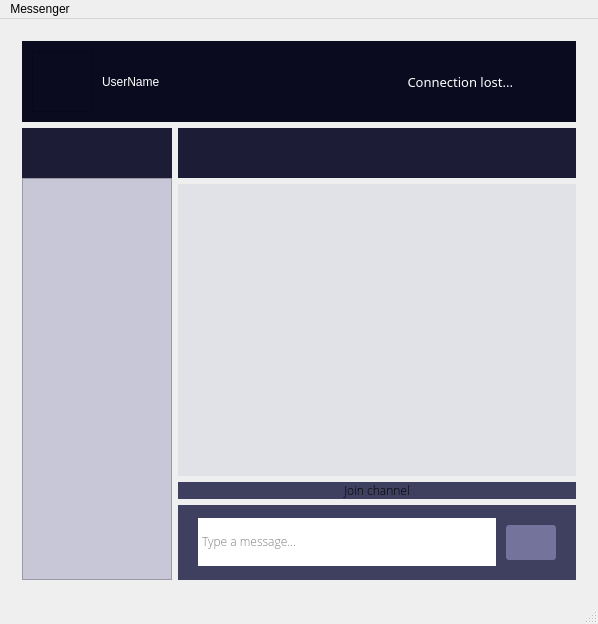
<?xml version="1.0" encoding="UTF-8"?>
<ui version="4.0">
 <class>Window</class>
 <widget class="QMainWindow" name="Window">
  <property name="enabled">
   <bool>true</bool>
  </property>
  <property name="geometry">
   <rect>
    <x>0</x>
    <y>0</y>
    <width>598</width>
    <height>624</height>
   </rect>
  </property>
  <property name="sizePolicy">
   <sizepolicy hsizetype="Preferred" vsizetype="Minimum">
    <horstretch>0</horstretch>
    <verstretch>0</verstretch>
   </sizepolicy>
  </property>
  <property name="minimumSize">
   <size>
    <width>0</width>
    <height>409</height>
   </size>
  </property>
  <property name="maximumSize">
   <size>
    <width>16777215</width>
    <height>16777215</height>
   </size>
  </property>
  <property name="windowTitle">
   <string>Messenger</string>
  </property>
  <property name="styleSheet">
   <string notr="true">QPushButton#add_button
{
        border-image: url(:/Resources/search.png);
}

QPushButton#contact_button
{
        border-image: url(:/Resources/chat.png);
}</string>
  </property>
  <widget class="QWidget" name="centralWidget">
   <property name="enabled">
    <bool>true</bool>
   </property>
   <property name="font">
    <font>
     <family>Open Sans Light</family>
    </font>
   </property>
   <property name="styleSheet">
    <string notr="true"/>
   </property>
   <layout class="QVBoxLayout" name="verticalLayout_3">
    <item>
     <widget class="QStackedWidget" name="stackedWidget">
      <property name="currentIndex">
       <number>0</number>
      </property>
      <widget class="QWidget" name="main">
       <property name="sizePolicy">
        <sizepolicy hsizetype="Preferred" vsizetype="Preferred">
         <horstretch>0</horstretch>
         <verstretch>0</verstretch>
        </sizepolicy>
       </property>
       <property name="font">
        <font>
         <family>Open Sans Light</family>
         <weight>50</weight>
         <bold>false</bold>
        </font>
       </property>
       <layout class="QVBoxLayout" name="verticalLayout_5">
        <item>
         <widget class="QFrame" name="top_frame">
          <property name="sizePolicy">
           <sizepolicy hsizetype="Preferred" vsizetype="Preferred">
            <horstretch>0</horstretch>
            <verstretch>0</verstretch>
           </sizepolicy>
          </property>
          <property name="minimumSize">
           <size>
            <width>0</width>
            <height>81</height>
           </size>
          </property>
          <property name="styleSheet">
           <string notr="true">background: #0b0b20;</string>
          </property>
          <widget class="QFrame" name="image_frame">
           <property name="geometry">
            <rect>
             <x>10</x>
             <y>10</y>
             <width>61</width>
             <height>61</height>
            </rect>
           </property>
           <property name="styleSheet">
            <string notr="true">border-image: url(:/Resources/profile.png);</string>
           </property>
           <property name="frameShape">
            <enum>QFrame::StyledPanel</enum>
           </property>
           <property name="frameShadow">
            <enum>QFrame::Raised</enum>
           </property>
          </widget>
          <widget class="QLabel" name="username_label">
           <property name="geometry">
            <rect>
             <x>80</x>
             <y>20</y>
             <width>111</width>
             <height>41</height>
            </rect>
           </property>
           <property name="styleSheet">
            <string notr="true">font: 13pt &quot;Open Sans Light&quot;;
color: white;</string>
           </property>
           <property name="text">
            <string>UserName</string>
           </property>
          </widget>
          <widget class="QLabel" name="status_label">
           <property name="geometry">
            <rect>
             <x>480</x>
             <y>0</y>
             <width>81</width>
             <height>81</height>
            </rect>
           </property>
           <property name="text">
            <string/>
           </property>
           <property name="alignment">
            <set>Qt::AlignRight|Qt::AlignTrailing|Qt::AlignVCenter</set>
           </property>
          </widget>
          <widget class="QLabel" name="status_text_label">
           <property name="geometry">
            <rect>
             <x>350</x>
             <y>0</y>
             <width>141</width>
             <height>81</height>
            </rect>
           </property>
           <property name="styleSheet">
            <string notr="true">color: white;
font: 10pt Open Sans Light;</string>
           </property>
           <property name="text">
            <string>Connection lost...</string>
           </property>
           <property name="alignment">
            <set>Qt::AlignRight|Qt::AlignTrailing|Qt::AlignVCenter</set>
           </property>
          </widget>
         </widget>
        </item>
        <item>
         <layout class="QHBoxLayout" name="horizontalLayout">
          <item>
           <widget class="QWidget" name="widget" native="true">
            <property name="minimumSize">
             <size>
              <width>0</width>
              <height>0</height>
             </size>
            </property>
            <property name="maximumSize">
             <size>
              <width>150</width>
              <height>16777215</height>
             </size>
            </property>
            <layout class="QVBoxLayout" name="verticalLayout_9">
             <property name="spacing">
              <number>0</number>
             </property>
             <property name="leftMargin">
              <number>0</number>
             </property>
             <property name="topMargin">
              <number>0</number>
             </property>
             <property name="rightMargin">
              <number>0</number>
             </property>
             <property name="bottomMargin">
              <number>0</number>
             </property>
             <item>
              <layout class="QHBoxLayout" name="horizontalLayout_6">
               <property name="spacing">
                <number>0</number>
               </property>
               <property name="leftMargin">
                <number>0</number>
               </property>
               <property name="topMargin">
                <number>0</number>
               </property>
               <property name="rightMargin">
                <number>0</number>
               </property>
               <property name="bottomMargin">
                <number>0</number>
               </property>
               <item>
                <widget class="QPushButton" name="contact_button">
                 <property name="styleSheet">
                  <string notr="true"> QPushButton:enabled
{
                background: #1c1c37;
                min-width: 40px;
                min-height:40px;
                border-radius: 0px;
                padding: 5px;
                outline: 0px;
}

QPushButton:hover
{
                background: #3D3D5A;
}

QPushButton:pressed
{
           background: #585879;
}</string>
                 </property>
                 <property name="text">
                  <string/>
                 </property>
                </widget>
               </item>
               <item>
                <widget class="QPushButton" name="add_button">
                 <property name="styleSheet">
                  <string notr="true">QPushButton:enabled
{
                background: #1c1c37;
                min-width: 40px;
                min-height:40px;
                border-radius: 0px;
                padding: 5px;
                outline: 0px;
}

QPushButton:hover
{
                background: #3D3D5A;
}

QPushButton:pressed
{
           background: #585879;
}</string>
                 </property>
                 <property name="text">
                  <string/>
                 </property>
                </widget>
               </item>
              </layout>
             </item>
             <item>
              <widget class="QStackedWidget" name="contact_widget">
               <property name="minimumSize">
                <size>
                 <width>150</width>
                 <height>0</height>
                </size>
               </property>
               <property name="maximumSize">
                <size>
                 <width>150</width>
                 <height>16777215</height>
                </size>
               </property>
               <property name="styleSheet">
                <string notr="true">background: #C7C7D8;</string>
               </property>
               <property name="currentIndex">
                <number>0</number>
               </property>
               <widget class="QWidget" name="view_page">
                <layout class="QVBoxLayout" name="verticalLayout_12">
                 <property name="spacing">
                  <number>0</number>
                 </property>
                 <property name="leftMargin">
                  <number>0</number>
                 </property>
                 <property name="topMargin">
                  <number>0</number>
                 </property>
                 <property name="rightMargin">
                  <number>0</number>
                 </property>
                 <property name="bottomMargin">
                  <number>0</number>
                 </property>
                 <item>
                  <widget class="QListWidget" name="channels"/>
                 </item>
                </layout>
               </widget>
               <widget class="QWidget" name="add_page">
                <layout class="QVBoxLayout" name="verticalLayout_17">
                 <property name="spacing">
                  <number>0</number>
                 </property>
                 <property name="leftMargin">
                  <number>0</number>
                 </property>
                 <property name="topMargin">
                  <number>0</number>
                 </property>
                 <property name="rightMargin">
                  <number>0</number>
                 </property>
                 <property name="bottomMargin">
                  <number>0</number>
                 </property>
                 <item>
                  <widget class="QLineEdit" name="add_line">
                   <property name="styleSheet">
                    <string notr="true">QLineEdit
{
        min-height: 20px;
        background: white;
        font: 10pt &quot;Open Sans&quot;;
        border: 0px;
}

QLineEdit:focus
{
        border:0px;
}
</string>
                   </property>
                   <property name="maxLength">
                    <number>20</number>
                   </property>
                   <property name="placeholderText">
                    <string>Search...</string>
                   </property>
                  </widget>
                 </item>
                 <item>
                  <widget class="QScrollArea" name="channelsArea">
                   <property name="frameShape">
                    <enum>QFrame::NoFrame</enum>
                   </property>
                   <property name="widgetResizable">
                    <bool>true</bool>
                   </property>
                   <widget class="QWidget" name="channelsAreaContent">
                    <property name="geometry">
                     <rect>
                      <x>0</x>
                      <y>0</y>
                      <width>150</width>
                      <height>381</height>
                     </rect>
                    </property>
                    <layout class="QVBoxLayout" name="verticalLayout_19">
                     <property name="spacing">
                      <number>0</number>
                     </property>
                     <property name="leftMargin">
                      <number>0</number>
                     </property>
                     <property name="topMargin">
                      <number>0</number>
                     </property>
                     <property name="rightMargin">
                      <number>0</number>
                     </property>
                     <property name="bottomMargin">
                      <number>0</number>
                     </property>
                     <item>
                      <layout class="QVBoxLayout" name="add_layout">
                       <property name="spacing">
                        <number>6</number>
                       </property>
                       <property name="leftMargin">
                        <number>0</number>
                       </property>
                       <property name="rightMargin">
                        <number>0</number>
                       </property>
                      </layout>
                     </item>
                    </layout>
                   </widget>
                  </widget>
                 </item>
                </layout>
               </widget>
              </widget>
             </item>
            </layout>
           </widget>
          </item>
          <item>
           <layout class="QVBoxLayout" name="verticalLayout_2">
            <item>
             <widget class="QWidget" name="contact_frame" native="true">
              <property name="minimumSize">
               <size>
                <width>0</width>
                <height>50</height>
               </size>
              </property>
              <property name="maximumSize">
               <size>
                <width>16777215</width>
                <height>50</height>
               </size>
              </property>
              <property name="styleSheet">
               <string notr="true">background: #1c1c37;</string>
              </property>
              <layout class="QVBoxLayout" name="verticalLayout_22">
               <property name="spacing">
                <number>0</number>
               </property>
               <property name="leftMargin">
                <number>0</number>
               </property>
               <property name="topMargin">
                <number>0</number>
               </property>
               <property name="rightMargin">
                <number>0</number>
               </property>
               <property name="bottomMargin">
                <number>0</number>
               </property>
               <item>
                <layout class="QVBoxLayout" name="verticalLayout_18">
                 <property name="spacing">
                  <number>0</number>
                 </property>
                 <item>
                  <widget class="QLabel" name="contact_label_2">
                   <property name="styleSheet">
                    <string notr="true">font: 12pt; color: white;</string>
                   </property>
                   <property name="text">
                    <string/>
                   </property>
                   <property name="alignment">
                    <set>Qt::AlignBottom|Qt::AlignHCenter</set>
                   </property>
                  </widget>
                 </item>
                 <item>
                  <widget class="QLabel" name="contact_status_2">
                   <property name="styleSheet">
                    <string notr="true">color: white; 
font: 8pt;</string>
                   </property>
                   <property name="text">
                    <string/>
                   </property>
                   <property name="alignment">
                    <set>Qt::AlignHCenter|Qt::AlignTop</set>
                   </property>
                  </widget>
                 </item>
                </layout>
               </item>
              </layout>
             </widget>
            </item>
            <item>
             <widget class="QScrollArea" name="scrollArea">
              <property name="styleSheet">
               <string notr="true">background: #E1E1E8;</string>
              </property>
              <property name="frameShape">
               <enum>QFrame::NoFrame</enum>
              </property>
              <property name="verticalScrollBarPolicy">
               <enum>Qt::ScrollBarAlwaysOff</enum>
              </property>
              <property name="horizontalScrollBarPolicy">
               <enum>Qt::ScrollBarAlwaysOff</enum>
              </property>
              <property name="widgetResizable">
               <bool>true</bool>
              </property>
              <property name="alignment">
               <set>Qt::AlignCenter</set>
              </property>
              <widget class="QWidget" name="scrollAreaWidgetContents_4">
               <property name="geometry">
                <rect>
                 <x>0</x>
                 <y>0</y>
                 <width>414</width>
                 <height>278</height>
                </rect>
               </property>
               <property name="maximumSize">
                <size>
                 <width>600</width>
                 <height>16777215</height>
                </size>
               </property>
               <layout class="QVBoxLayout" name="verticalLayout_16">
                <property name="spacing">
                 <number>0</number>
                </property>
                <property name="leftMargin">
                 <number>0</number>
                </property>
                <property name="topMargin">
                 <number>0</number>
                </property>
                <property name="rightMargin">
                 <number>0</number>
                </property>
                <property name="bottomMargin">
                 <number>0</number>
                </property>
                <item>
                 <layout class="QVBoxLayout" name="output">
                  <property name="spacing">
                   <number>10</number>
                  </property>
                  <property name="leftMargin">
                   <number>10</number>
                  </property>
                  <property name="topMargin">
                   <number>20</number>
                  </property>
                  <property name="rightMargin">
                   <number>10</number>
                  </property>
                  <property name="bottomMargin">
                   <number>20</number>
                  </property>
                 </layout>
                </item>
               </layout>
              </widget>
             </widget>
            </item>
            <item>
             <widget class="QPushButton" name="join_channel_button">
              <property name="autoFillBackground">
               <bool>false</bool>
              </property>
              <property name="styleSheet">
               <string notr="true">background-color: #3f3f60;
border: none;
font: 14pt &quot;Open Sans&quot;;</string>
              </property>
              <property name="text">
               <string>Join channel</string>
              </property>
             </widget>
            </item>
            <item>
             <widget class="QWidget" name="input_frame" native="true">
              <property name="sizePolicy">
               <sizepolicy hsizetype="Preferred" vsizetype="Fixed">
                <horstretch>0</horstretch>
                <verstretch>0</verstretch>
               </sizepolicy>
              </property>
              <property name="minimumSize">
               <size>
                <width>0</width>
                <height>75</height>
               </size>
              </property>
              <property name="maximumSize">
               <size>
                <width>16777215</width>
                <height>75</height>
               </size>
              </property>
              <property name="styleSheet">
               <string notr="true">background: #3f3f60;</string>
              </property>
              <layout class="QHBoxLayout" name="horizontalLayout_4">
               <property name="spacing">
                <number>10</number>
               </property>
               <property name="leftMargin">
                <number>20</number>
               </property>
               <property name="topMargin">
                <number>10</number>
               </property>
               <property name="rightMargin">
                <number>20</number>
               </property>
               <property name="bottomMargin">
                <number>10</number>
               </property>
               <item>
                <widget class="QWidget" name="horizontalWidget" native="true">
                 <property name="maximumSize">
                  <size>
                   <width>700</width>
                   <height>16777215</height>
                  </size>
                 </property>
                 <layout class="QHBoxLayout" name="horizontalLayout_12">
                  <property name="spacing">
                   <number>10</number>
                  </property>
                  <property name="leftMargin">
                   <number>0</number>
                  </property>
                  <property name="topMargin">
                   <number>0</number>
                  </property>
                  <property name="rightMargin">
                   <number>0</number>
                  </property>
                  <property name="bottomMargin">
                   <number>0</number>
                  </property>
                  <item>
                   <widget class="QWidget" name="input_frame_box" native="true">
                    <property name="minimumSize">
                     <size>
                      <width>0</width>
                      <height>48</height>
                     </size>
                    </property>
                    <property name="maximumSize">
                     <size>
                      <width>16777215</width>
                      <height>48</height>
                     </size>
                    </property>
                    <property name="styleSheet">
                     <string notr="true">background: white;</string>
                    </property>
                    <property name="inputMethodHints">
                     <set>Qt::ImhMultiLine</set>
                    </property>
                    <layout class="QHBoxLayout" name="horizontalLayout_3">
                     <property name="spacing">
                      <number>0</number>
                     </property>
                     <property name="leftMargin">
                      <number>0</number>
                     </property>
                     <property name="topMargin">
                      <number>11</number>
                     </property>
                     <property name="rightMargin">
                      <number>0</number>
                     </property>
                     <property name="bottomMargin">
                      <number>0</number>
                     </property>
                     <item>
                      <widget class="QPlainTextEdit" name="input">
                       <property name="sizePolicy">
                        <sizepolicy hsizetype="Expanding" vsizetype="Fixed">
                         <horstretch>0</horstretch>
                         <verstretch>0</verstretch>
                        </sizepolicy>
                       </property>
                       <property name="minimumSize">
                        <size>
                         <width>0</width>
                         <height>48</height>
                        </size>
                       </property>
                       <property name="maximumSize">
                        <size>
                         <width>16777215</width>
                         <height>48</height>
                        </size>
                       </property>
                       <property name="styleSheet">
                        <string notr="true">font: 10pt &quot;Open Sans&quot;;</string>
                       </property>
                       <property name="frameShape">
                        <enum>QFrame::NoFrame</enum>
                       </property>
                       <property name="verticalScrollBarPolicy">
                        <enum>Qt::ScrollBarAlwaysOff</enum>
                       </property>
                       <property name="horizontalScrollBarPolicy">
                        <enum>Qt::ScrollBarAlwaysOff</enum>
                       </property>
                       <property name="placeholderText">
                        <string>Type a message...</string>
                       </property>
                      </widget>
                     </item>
                    </layout>
                   </widget>
                  </item>
                  <item>
                   <widget class="QPushButton" name="send_button">
                    <property name="enabled">
                     <bool>true</bool>
                    </property>
                    <property name="maximumSize">
                     <size>
                      <width>50</width>
                      <height>35</height>
                     </size>
                    </property>
                    <property name="styleSheet">
                     <string notr="true"> QPushButton:enabled
{
                border-image: url(:/Resources/send.png);
                background:  #73739b;
                border-radius: 3px;
                min-width: 40px;
                min-height:25px;
                padding: 5px;
                outline: 0px;
}

 QPushButton:disabled
{
                border-image: url(:/Resources/send_disabled.png);
                background:  #73739b;
                border-radius: 3px;
                min-width: 40px;
                min-height:25px;
                padding: 5px;
}

QPushButton:hover
{
                background: #7a7aa1;
}

QPushButton:pressed
 {
        background: #8f8fb3;
}</string>
                    </property>
                   </widget>
                  </item>
                 </layout>
                </widget>
               </item>
              </layout>
             </widget>
            </item>
           </layout>
          </item>
         </layout>
        </item>
       </layout>
      </widget>
      <widget class="QWidget" name="login">
       <property name="minimumSize">
        <size>
         <width>450</width>
         <height>350</height>
        </size>
       </property>
       <property name="layoutDirection">
        <enum>Qt::LeftToRight</enum>
       </property>
       <property name="styleSheet">
        <string notr="true"/>
       </property>
       <layout class="QVBoxLayout" name="verticalLayout_15">
        <property name="spacing">
         <number>0</number>
        </property>
        <property name="leftMargin">
         <number>0</number>
        </property>
        <property name="topMargin">
         <number>0</number>
        </property>
        <property name="rightMargin">
         <number>0</number>
        </property>
        <property name="bottomMargin">
         <number>0</number>
        </property>
        <item>
         <widget class="QWidget" name="widget_1" native="true">
          <property name="styleSheet">
           <string notr="true">background: #E1E1E8;</string>
          </property>
          <layout class="QVBoxLayout" name="verticalLayout_4" stretch="10,10,0,0">
           <property name="spacing">
            <number>6</number>
           </property>
           <property name="leftMargin">
            <number>0</number>
           </property>
           <property name="topMargin">
            <number>0</number>
           </property>
           <property name="rightMargin">
            <number>0</number>
           </property>
           <property name="bottomMargin">
            <number>0</number>
           </property>
           <item>
            <widget class="QFrame" name="top_frame_2">
             <property name="sizePolicy">
              <sizepolicy hsizetype="Preferred" vsizetype="Preferred">
               <horstretch>0</horstretch>
               <verstretch>0</verstretch>
              </sizepolicy>
             </property>
             <property name="minimumSize">
              <size>
               <width>0</width>
               <height>81</height>
              </size>
             </property>
             <property name="maximumSize">
              <size>
               <width>16777215</width>
               <height>81</height>
              </size>
             </property>
             <property name="accessibleName">
              <string/>
             </property>
             <property name="styleSheet">
              <string notr="true">background: #0b0b20;</string>
             </property>
             <widget class="QLabel" name="login_status_label">
              <property name="geometry">
               <rect>
                <x>0</x>
                <y>0</y>
                <width>831</width>
                <height>81</height>
               </rect>
              </property>
              <property name="styleSheet">
               <string notr="true">QLabel { color : white; }</string>
              </property>
              <property name="text">
               <string/>
              </property>
              <property name="alignment">
               <set>Qt::AlignCenter</set>
              </property>
             </widget>
            </widget>
           </item>
           <item>
            <layout class="QVBoxLayout" name="verticalLayout_14">
             <property name="spacing">
              <number>6</number>
             </property>
             <property name="leftMargin">
              <number>130</number>
             </property>
             <property name="topMargin">
              <number>10</number>
             </property>
             <property name="rightMargin">
              <number>130</number>
             </property>
             <property name="bottomMargin">
              <number>0</number>
             </property>
             <item>
              <spacer name="verticalSpacer">
               <property name="orientation">
                <enum>Qt::Vertical</enum>
               </property>
               <property name="sizeType">
                <enum>QSizePolicy::Expanding</enum>
               </property>
               <property name="sizeHint" stdset="0">
                <size>
                 <width>20</width>
                 <height>40</height>
                </size>
               </property>
              </spacer>
             </item>
             <item>
              <widget class="QLabel" name="label_2">
               <property name="styleSheet">
                <string notr="true">QLabel
{
        font: 13pt &quot;Open Sans Light&quot;
}</string>
               </property>
               <property name="text">
                <string>Username:</string>
               </property>
               <property name="alignment">
                <set>Qt::AlignLeading|Qt::AlignLeft|Qt::AlignVCenter</set>
               </property>
               <property name="margin">
                <number>0</number>
               </property>
               <property name="indent">
                <number>0</number>
               </property>
              </widget>
             </item>
             <item>
              <widget class="QLineEdit" name="login_username">
               <property name="styleSheet">
                <string notr="true">QLineEdit
{
        font: 11pt &quot;Open Sans&quot;;
        border:1px solid  grey ;
        min-height: 33px;
        background: white;
}

QLineEdit:focus
{
        border:1px solid  #161626 ;
} </string>
               </property>
               <property name="maxLength">
                <number>20</number>
               </property>
              </widget>
             </item>
             <item>
              <widget class="QLabel" name="label_6">
               <property name="styleSheet">
                <string notr="true">QLabel
{
        font: 13pt &quot;Open Sans Light&quot;
}</string>
               </property>
               <property name="text">
                <string>Password:</string>
               </property>
               <property name="alignment">
                <set>Qt::AlignLeading|Qt::AlignLeft|Qt::AlignVCenter</set>
               </property>
               <property name="indent">
                <number>0</number>
               </property>
              </widget>
             </item>
             <item>
              <widget class="QLineEdit" name="login_password">
               <property name="styleSheet">
                <string notr="true">QLineEdit
{
        font: 11pt &quot;Open Sans&quot;;
        border:1px solid  grey ;
        min-height: 33px;
        background: white;
}

QLineEdit:focus
{
        border:1px solid  #161626 ;
} </string>
               </property>
               <property name="inputMethodHints">
                <set>Qt::ImhHiddenText|Qt::ImhNoAutoUppercase|Qt::ImhNoPredictiveText|Qt::ImhSensitiveData</set>
               </property>
               <property name="maxLength">
                <number>30</number>
               </property>
               <property name="echoMode">
                <enum>QLineEdit::Password</enum>
               </property>
              </widget>
             </item>
             <item>
              <layout class="QHBoxLayout" name="horizontalLayout_5">
               <property name="bottomMargin">
                <number>5</number>
               </property>
               <item>
                <widget class="QPushButton" name="login_button">
                 <property name="styleSheet">
                  <string notr="true">QPushButton:enabled
{
                font: 13pt &quot;Open Sans Semibold&quot;;
                background:  #73739b;
                border-radius: 3px;
                min-height:25px;
                padding: 5px;
                outline: 0;
            color: white;
}

QPushButton:hover
{
                background: #7a7aa1;
}

QPushButton:pressed
 {
        background: #8f8fb3;
}</string>
                 </property>
                 <property name="text">
                  <string>Log in</string>
                 </property>
                </widget>
               </item>
               <item>
                <widget class="QPushButton" name="login_signup">
                 <property name="styleSheet">
                  <string notr="true">QPushButton:enabled
{
                font: 13pt &quot;Open Sans Semibold&quot;;
                background:  #73739b;
                border-radius: 3px;
                min-height:25px;
                padding: 5px;
                outline: 0;
                color: white;
}

QPushButton:hover
{
                background: #7a7aa1;
}

QPushButton:pressed
 {
        background: #8f8fb3;
}</string>
                 </property>
                 <property name="text">
                  <string>Sign up</string>
                 </property>
                </widget>
               </item>
              </layout>
             </item>
            </layout>
           </item>
           <item>
            <widget class="QLabel" name="login_error">
             <property name="sizePolicy">
              <sizepolicy hsizetype="Preferred" vsizetype="Fixed">
               <horstretch>0</horstretch>
               <verstretch>0</verstretch>
              </sizepolicy>
             </property>
             <property name="styleSheet">
              <string notr="true">font: 10pt &quot;Open Sans Light&quot;;</string>
             </property>
             <property name="text">
              <string/>
             </property>
             <property name="alignment">
              <set>Qt::AlignCenter</set>
             </property>
            </widget>
           </item>
           <item>
            <spacer name="verticalSpacer_3">
             <property name="orientation">
              <enum>Qt::Vertical</enum>
             </property>
             <property name="sizeHint" stdset="0">
              <size>
               <width>20</width>
               <height>45</height>
              </size>
             </property>
            </spacer>
           </item>
          </layout>
         </widget>
        </item>
       </layout>
      </widget>
      <widget class="QWidget" name="signup">
       <layout class="QVBoxLayout" name="verticalLayout_6">
        <property name="leftMargin">
         <number>0</number>
        </property>
        <property name="topMargin">
         <number>0</number>
        </property>
        <property name="rightMargin">
         <number>0</number>
        </property>
        <property name="bottomMargin">
         <number>0</number>
        </property>
        <item>
         <widget class="QWidget" name="widget_2" native="true">
          <property name="styleSheet">
           <string notr="true">background: #E1E1E8;</string>
          </property>
          <layout class="QVBoxLayout" name="verticalLayout">
           <property name="spacing">
            <number>6</number>
           </property>
           <property name="leftMargin">
            <number>0</number>
           </property>
           <property name="topMargin">
            <number>0</number>
           </property>
           <property name="rightMargin">
            <number>0</number>
           </property>
           <property name="bottomMargin">
            <number>6</number>
           </property>
           <item>
            <widget class="QFrame" name="top_frame_3">
             <property name="minimumSize">
              <size>
               <width>0</width>
               <height>81</height>
              </size>
             </property>
             <property name="maximumSize">
              <size>
               <width>16777215</width>
               <height>81</height>
              </size>
             </property>
             <property name="styleSheet">
              <string notr="true">background: #0b0b20;</string>
             </property>
             <property name="frameShape">
              <enum>QFrame::StyledPanel</enum>
             </property>
             <property name="frameShadow">
              <enum>QFrame::Raised</enum>
             </property>
             <widget class="QLabel" name="signup_status_label">
              <property name="geometry">
               <rect>
                <x>0</x>
                <y>0</y>
                <width>831</width>
                <height>81</height>
               </rect>
              </property>
              <property name="styleSheet">
               <string notr="true">QLabel { color : white; }</string>
              </property>
              <property name="text">
               <string/>
              </property>
              <property name="alignment">
               <set>Qt::AlignCenter</set>
              </property>
             </widget>
            </widget>
           </item>
           <item>
            <layout class="QVBoxLayout" name="verticalLayout_11">
             <property name="leftMargin">
              <number>130</number>
             </property>
             <property name="topMargin">
              <number>34</number>
             </property>
             <property name="rightMargin">
              <number>130</number>
             </property>
             <item>
              <widget class="QLabel" name="label_3">
               <property name="styleSheet">
                <string notr="true">QLabel
{
        font: 13pt &quot;Open Sans Light&quot;
}</string>
               </property>
               <property name="text">
                <string>Username:</string>
               </property>
              </widget>
             </item>
             <item>
              <widget class="QLineEdit" name="signup_username">
               <property name="styleSheet">
                <string notr="true">QLineEdit
{
        font: 11pt &quot;Open Sans&quot;;
        border:1px solid  grey ;
        min-height: 33px;
        background: white;
}

QLineEdit:focus
{
        border:1px solid  #161626 ;
} </string>
               </property>
               <property name="maxLength">
                <number>20</number>
               </property>
              </widget>
             </item>
             <item>
              <widget class="QLabel" name="label">
               <property name="styleSheet">
                <string notr="true">QLabel
{
        font: 13pt &quot;Open Sans Light&quot;
}</string>
               </property>
               <property name="text">
                <string>Name</string>
               </property>
              </widget>
             </item>
             <item>
              <widget class="QLineEdit" name="signup_name">
               <property name="styleSheet">
                <string notr="true">QLineEdit
{
        font: 11pt &quot;Open Sans&quot;;
        border:1px solid  grey ;
        min-height: 33px;
        background: white;
}

QLineEdit:focus
{
        border:1px solid  #161626 ;
} </string>
               </property>
              </widget>
             </item>
             <item>
              <widget class="QLabel" name="label_7">
               <property name="styleSheet">
                <string notr="true">QLabel
{
        font: 13pt &quot;Open Sans Light&quot;
}</string>
               </property>
               <property name="text">
                <string>Surname</string>
               </property>
              </widget>
             </item>
             <item>
              <widget class="QLineEdit" name="signup_surname">
               <property name="styleSheet">
                <string notr="true">QLineEdit
{
        font: 11pt &quot;Open Sans&quot;;
        border:1px solid  grey ;
        min-height: 33px;
        background: white;
}

QLineEdit:focus
{
        border:1px solid  #161626 ;
} </string>
               </property>
              </widget>
             </item>
             <item>
              <widget class="QLabel" name="label_4">
               <property name="styleSheet">
                <string notr="true">QLabel
{
        font: 13pt &quot;Open Sans Light&quot;
}</string>
               </property>
               <property name="text">
                <string>Password:</string>
               </property>
              </widget>
             </item>
             <item>
              <widget class="QLineEdit" name="signup_password">
               <property name="styleSheet">
                <string notr="true">QLineEdit
{
        font: 11pt &quot;Open Sans&quot;;
        border:1px solid  grey ;
        min-height: 33px;
        background: white;
}

QLineEdit:focus
{
        border:1px solid  #161626 ;
} </string>
               </property>
               <property name="inputMethodHints">
                <set>Qt::ImhHiddenText|Qt::ImhNoAutoUppercase|Qt::ImhNoPredictiveText|Qt::ImhSensitiveData</set>
               </property>
               <property name="maxLength">
                <number>30</number>
               </property>
               <property name="echoMode">
                <enum>QLineEdit::Password</enum>
               </property>
              </widget>
             </item>
             <item>
              <widget class="QLabel" name="label_5">
               <property name="styleSheet">
                <string notr="true">QLabel
{
        font: 13pt &quot;Open Sans Light&quot;
}</string>
               </property>
               <property name="text">
                <string>Confirm password:</string>
               </property>
              </widget>
             </item>
             <item>
              <widget class="QLineEdit" name="signup_confirm">
               <property name="styleSheet">
                <string notr="true">QLineEdit
{
        font: 11pt &quot;Open Sans&quot;;
        border:1px solid  grey ;
        min-height: 33px;
        background: white;
}

QLineEdit:focus
{
        border:1px solid  #161626 ;
} </string>
               </property>
               <property name="inputMethodHints">
                <set>Qt::ImhHiddenText|Qt::ImhNoAutoUppercase|Qt::ImhNoPredictiveText|Qt::ImhSensitiveData</set>
               </property>
               <property name="maxLength">
                <number>30</number>
               </property>
               <property name="echoMode">
                <enum>QLineEdit::Password</enum>
               </property>
              </widget>
             </item>
             <item>
              <layout class="QHBoxLayout" name="horizontalLayout_2">
               <item>
                <widget class="QPushButton" name="signup_button">
                 <property name="styleSheet">
                  <string notr="true">QPushButton:enabled
{
                font: 13pt &quot;Open Sans Semibold&quot;;
                background:  #73739b;
                border-radius: 3px;
                min-height:25px;
                padding: 5px;
            outline: 0;
                color: white;
}

QPushButton:hover
{
                background: #7a7aa1;
}

QPushButton:pressed
 {
        background: #8f8fb3;
}</string>
                 </property>
                 <property name="text">
                  <string>Sign up</string>
                 </property>
                </widget>
               </item>
               <item>
                <widget class="QPushButton" name="signup_login">
                 <property name="styleSheet">
                  <string notr="true">QPushButton:enabled
{
                font: 13pt &quot;Open Sans Semibold&quot;;
                background:  #73739b;
                border-radius: 3px;
                min-height:25px;
                padding: 5px;
                outline: 0;
                color: white;
}

QPushButton:hover
{
                background: #7a7aa1;
}

QPushButton:pressed
 {
        background: #8f8fb3;
}</string>
                 </property>
                 <property name="text">
                  <string>Back</string>
                 </property>
                </widget>
               </item>
              </layout>
             </item>
            </layout>
           </item>
           <item>
            <widget class="QLabel" name="signup_error">
             <property name="styleSheet">
              <string notr="true">font: 10pt &quot;Open Sans Light&quot;;</string>
             </property>
             <property name="text">
              <string/>
             </property>
             <property name="alignment">
              <set>Qt::AlignCenter</set>
             </property>
            </widget>
           </item>
          </layout>
         </widget>
        </item>
       </layout>
      </widget>
     </widget>
    </item>
   </layout>
  </widget>
  <widget class="QStatusBar" name="statusBar"/>
  <widget class="QMenuBar" name="menuBar">
   <property name="geometry">
    <rect>
     <x>0</x>
     <y>0</y>
     <width>598</width>
     <height>28</height>
    </rect>
   </property>
   <widget class="QMenu" name="menuMessenger">
    <property name="title">
     <string>Messenger</string>
    </property>
    <addaction name="actionLog_out"/>
   </widget>
   <addaction name="menuMessenger"/>
  </widget>
  <action name="actionLog_out">
   <property name="text">
    <string>Log out</string>
   </property>
  </action>
  <action name="actionAbout">
   <property name="text">
    <string>About</string>
   </property>
  </action>
  <action name="actionAdd_contact">
   <property name="text">
    <string>Add contact</string>
   </property>
  </action>
 </widget>
 <layoutdefault spacing="6" margin="11"/>
 <resources/>
 <connections/>
</ui>
